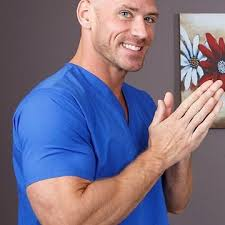
#> input picture image-processing/download.jpeg, 225 x 225 px, found by its file name
$ python exkmeans.py
#> lines starting #> are read from the running program, lines starting #| are printed output that depends on the picture
import cv2 as cv
import numpy as np
import matplotlib.pyplot as plt


img = cv.imread('..\download.jpeg')
#> img is the input picture: shape (225, 225, 3); mean B, G, R 135.2, 111.7, 120.1

pix_val = cv.cvtColor(img,cv.COLOR_BGR2RGB)
pix_val = pix_val.reshape((-1,3))
pix_val = np.float32(pix_val)

criteria = (cv.TERM_CRITERIA_EPS+cv.TERM_CRITERIA_MAX_ITER,100,0.85)
ret,label,centers = cv.kmeans(pix_val,2,None,criteria,10,cv.KMEANS_RANDOM_CENTERS)
#> ret = 226552716.8; centers = [[211.8, 169, 154], [80.46, 86.94, 127.1]]
centers = np.uint8(centers)
#> centers = [[211, 168, 154], [80, 86, 127]]
segmented = centers[label.flatten()]
segmented = segmented.reshape((img.shape))
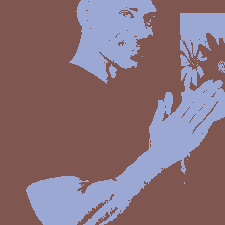
#> segmented: shape (225, 225, 3); mean B, G, R 119.6, 110.8, 135.2
plt.imshow(segmented)
plt.show()
# cv.waitKey(0)
# cv.destroyAllWindows()
